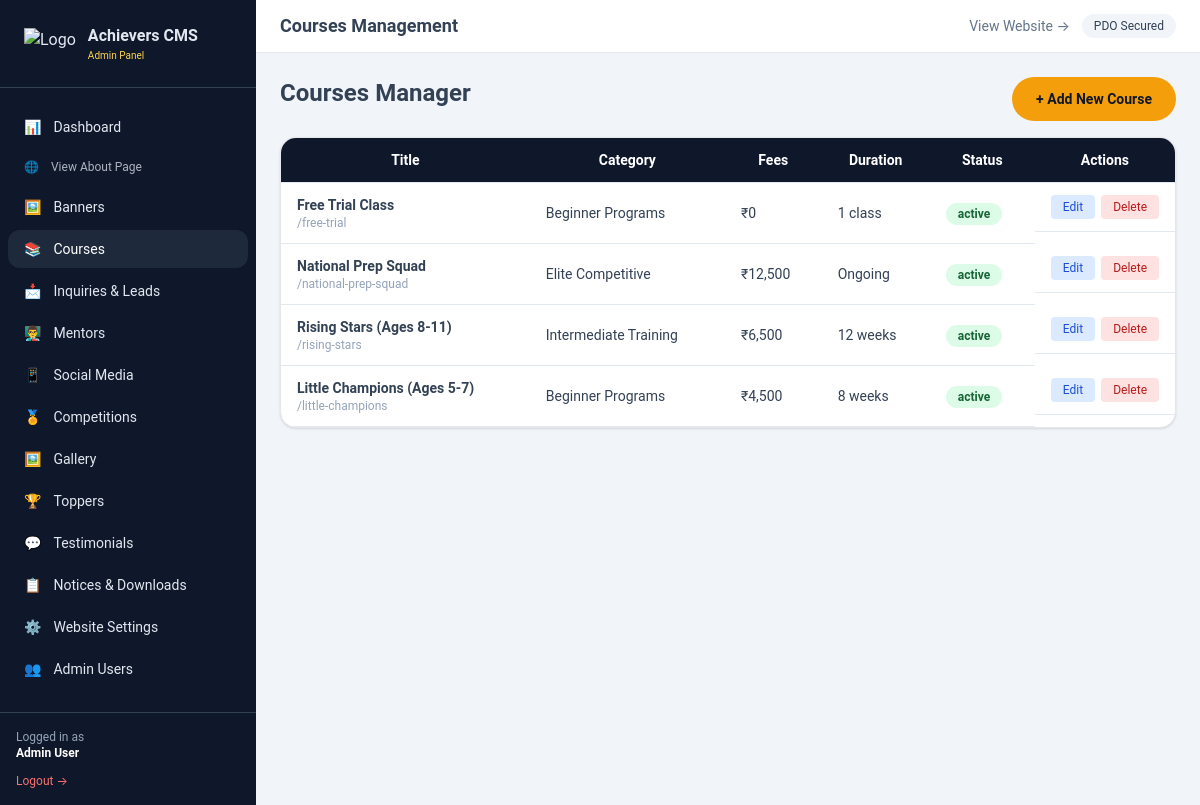
The app's page /admin/courses.php (signed in) with its own data.
### tables this page shows
CREATE TABLE courses (
    id INT AUTO_INCREMENT PRIMARY KEY,
    category_id INT,
    title VARCHAR(255) NOT NULL,
    slug VARCHAR(150) NOT NULL UNIQUE,
    description TEXT,
    syllabus TEXT,
    duration VARCHAR(100),
    fees DECIMAL(10,2),
    thumbnail VARCHAR(255),
    status ENUM('active','inactive') DEFAULT 'active',
    created_at TIMESTAMP DEFAULT CURRENT_TIMESTAMP,
    updated_at TIMESTAMP DEFAULT CURRENT_TIMESTAMP ON UPDATE CURRENT_TIMESTAMP,
    FOREIGN KEY (category_id) REFERENCES course_categories(id) ON DELETE SET NULL
);

CREATE TABLE course_categories (
    id INT AUTO_INCREMENT PRIMARY KEY,
    name VARCHAR(100) NOT NULL,
    slug VARCHAR(100) NOT NULL UNIQUE,
    description TEXT,
    icon VARCHAR(100),
    status ENUM('active','inactive') DEFAULT 'active'
);

### includes/db.php (called while the page is built, shortened)
<?php
$host = 'localhost';
$dbname = 'achievers_cms';
$username = 'root';
$password = '';
try {
    $pdo = new PDO("mysql:host=$host;dbname=$dbname;charset=utf8mb4", $username, $password, [
        PDO::ATTR_ERRMODE => PDO::ERRMODE_EXCEPTION,
        PDO::ATTR_DEFAULT_FETCH_MODE => PDO::FETCH_ASSOC,
        PDO::ATTR_EMULATE_PREPARES => false,
    ]);
} catch (PDOException $e) {
    die("Database connection failed: " . $e->getMessage());
}
function db_query($sql, $params = []) {
    global $pdo;
    $stmt = $pdo->prepare($sql);
    $stmt->execute($params);
    return $stmt;
}
function db_get_all($sql, $params = []) {
    return db_query($sql, $params)->fetchAll();
}
?>

### admin/courses.php (the view, shortened to what this page needs)
<?php
require_once __DIR__ . '/includes/admin_header.php';
$action = $_GET['action'] ?? 'list';
$courses = db_get_all("SELECT c.*, cat.name as cat_name FROM courses c LEFT JOIN course_categories cat ON c.category_id=cat.id ORDER BY c.id DESC");
?>
<div class="max-w-7xl">
    <?php if ($action === 'list'): ?>
        <div class="flex justify-between mb-4">
            <h2 class="text-2xl font-bold">Courses Manager</h2>
            <a href="?action=add" class="btn-accent px-6 py-2 text-sm">+ Add New Course</a>
        </div>
        <div class="bg-white rounded-2xl shadow overflow-hidden border">
            <table class="admin-table w-full text-sm">
                <thead>
                    <tr>
                        <th>Title</th>
                        <th>Category</th>
                        <th>Fees</th>
                        <th>Duration</th>
                        <th>Status</th>
                        <th class="w-28">Actions</th>
                    </tr>
                </thead>
                <tbody>
                    <?php foreach ($courses as $c): ?>
                    <tr>
                        <td>
                            <div class="font-semibold"><?= htmlspecialchars($c['title']) ?></div>
                            <div class="text-xs text-slate-400">/<?= htmlspecialchars($c['slug']) ?></div>
                        </td>
                        <td><?= htmlspecialchars($c['cat_name'] ?? '—') ?></td>
                        <td><?= format_currency($c['fees']) ?></td>
                        <td><?= htmlspecialchars($c['duration']) ?></td>
                        <td><?= get_status_badge($c['status']) ?></td>
                        <td class="flex gap-1.5">
                            <a href="?action=edit&id=<?= $c['id'] ?>" class="px-3 py-1 text-xs bg-blue-100 text-blue-700 rounded">Edit</a>
                            <form method="POST" class="inline" onsubmit="event.preventDefault(); confirmDelete(this.id);">
                                <button type="submit" class="px-3 py-1 text-xs bg-red-100 text-red-700 rounded">Delete</button>
                            </form>
                        </td>
                    </tr>
                    <?php endforeach; ?>
                </tbody>
            </table>
        </div>
    <?php endif; ?>
</div>
<?php require_once __DIR__ . '/includes/admin_footer.php'; ?>

### includes/functions.php (shortened to what this page needs)
<?php
function get_status_badge($status) {
    $colors = [
        'active' => 'bg-green-100 text-green-800',
        'inactive' => 'bg-gray-100 text-gray-800',
        'Pending' => 'bg-yellow-100 text-yellow-800',
        'Contacted' => 'bg-blue-100 text-blue-800',
        'Enrolled' => 'bg-green-100 text-green-800',
        'Closed' => 'bg-gray-200 text-gray-700',
        'published' => 'bg-green-100 text-green-800',
        'unpublished' => 'bg-red-100 text-red-800',
    ];
    $class = $colors[$status] ?? 'bg-gray-100 text-gray-800';
    return "<span class='px-3 py-1 rounded-full text-xs font-semibold $class'>$status</span>";
}
function format_currency($amount) {
    return '₹' . number_format($amount, 0);
}
?>

### assets/css/style.css (style rules this page uses)
:root { --primary: #0f172a; --accent: #f59e0b; --gold: #fbbf24; }
* { box-sizing: border-box; }
body { font-family: 'Poppins', 'Roboto', 'Open Sans', system-ui, -apple-system, BlinkMacSystemFont, "Segoe UI", sans-serif; line-height: 1.6; color: #334155; }
h1, h2, h3 { font-weight: 700; }
.btn-accent { background: #f59e0b; color: #0f172a; padding: 12px 26px; border-radius: 9999px; font-weight: 600; }
.admin-table th { background: #0f172a; color: white; font-weight: 600; }
.admin-table td, .admin-table th { padding: 12px 16px; border-bottom: 1px solid #e2e8f0; }
.nav-link, .btn-primary, .btn-accent { min-height: 44px; display: inline-flex; align-items: center; justify-content: center; }

### records on screen
courses: title "Free Trial Class", slug "free-trial", category.name "Beginner Programs", fees "₹0", duration "1 class", status "active"
courses: title "National Prep Squad", slug "national-prep-squad", category.name "Elite Competitive", fees "₹12,500", duration "Ongoing", status "active"
courses: title "Rising Stars (Ages 8-11)", slug "rising-stars", category.name "Intermediate Training", fees "₹6,500", duration "12 weeks", status "active"
courses: title "Little Champions (Ages 5-7)", slug "little-champions", category.name "Beginner Programs", fees "₹4,500", duration "8 weeks", status "active"

### other values on screen
$admin_name "Admin User"
str_replace('.php', '', $current_page) "Courses"
